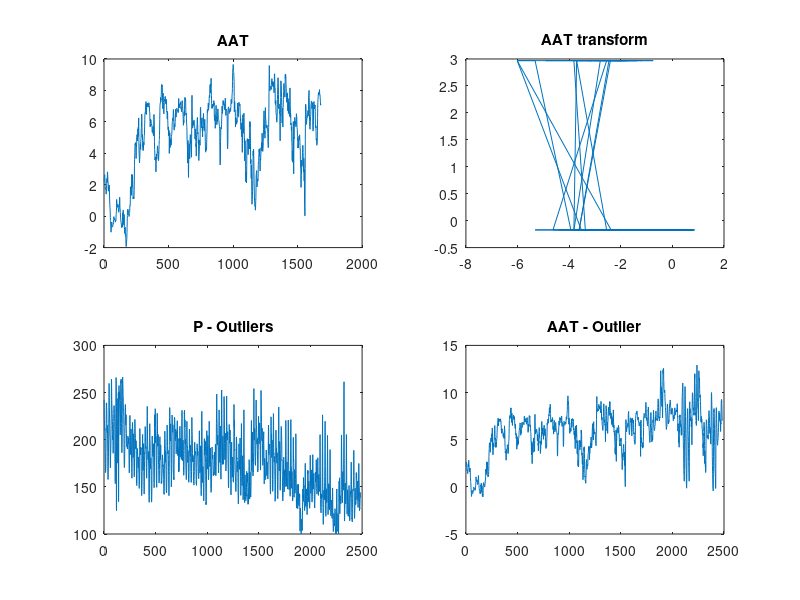

MATLAB code for this plot: (Note: this script raises an error after producing the figure.)
%% ARMAX 
%% LOAD MATERIAL 89

clc
clear

load fjarrvarme89.dat

ObsNbr = fjarrvarme89(:,1);
P = fjarrvarme89(:,2);
AAT = fjarrvarme89(:,3);
SWT = fjarrvarme89(:,4);
Y = fjarrvarme89(:,5);
M = fjarrvarme89(:,6);
D = fjarrvarme89(:,7);
H = fjarrvarme89(:,8);

subplot(211);
plot(P)
subplot(212);
plot(AAT);

%% LOAD MATERIAL 90

clc
clear

load fjarrvarme90.dat

ObsNbr = fjarrvarme90(:,1);
P = fjarrvarme90(:,2);
AAT = fjarrvarme90(:,3);
SWT = fjarrvarme90(:,4);
Y = fjarrvarme90(:,5);
M = fjarrvarme90(:,6);
D = fjarrvarme90(:,7);
H = fjarrvarme90(:,8);

subplot(211);
plot(P)
subplot(212);
plot(AAT);

%% REMOVE OUTLIERS (Not very effective method)

subplot(221);
plot(P);
title('P');
subplot(222);
plot(AAT);
title('AAT');

percntiles = prctile(AAT,[0.5 99.5]); 
outlierIndex = AAT < percntiles(1) | AAT > percntiles(2);
AAT_o = AAT;
AAT_o(outlierIndex) = [];

percntiles = prctile(P,[0.5 99.5]); 
outlierIndex = P < percntiles(1) | P > percntiles(2);
P_o = P;
P_o(outlierIndex) = [];

subplot(223);
plot(P_o);
title('P - Outliers');
subplot(224);
plot(AAT_o);
title('AAT - Outlier');

%% TRANSFORM

nbr = 0;
delay = 0;
AAT_s = AAT(1680*nbr + 1 - delay :(nbr + 1)*1680 - delay);
%bcNormPlot(AAT_s)
subplot(221);
plot(AAT_s);
title('AAT');
AAT_s_t = log(AAT_s);
ma = mean(AAT_s_t);
AAT_s_t_m = AAT_s_t-ma;
subplot(222);
plot(AAT_s_t_m);
title('AAT transform');

P_s = P(1680*nbr + 1 - delay:(nbr + 1)*1680 - delay);
P_s([290 291 292 293 478 479 480 481 482 781 782 783 784 785 941 942 943 1264 1265 1266]) = NaN;
%P_s([290 291 292 293 478 479 480 481 482 ]) = NaN;
P_s = misdata(iddata(P_s)); 
P_s = P_s.OutputData;
%bcNormPlot(P_s)
subplot(223);
plot(P_s);
title('P');
P_s_t = log(P_s);
mp = mean(P_s_t);
P_s_t_m = P_s_t-mp;
subplot(224);

plot(P_s_t_m);
title('P transform');

%% ACF/PACF/NORM P 

ehat = P_s_t_m;
figure; 

%subplot(1,3,1);
acf(ehat,round(length(ehat)/8), 2/sqrt(length(ehat)), 1, 0 ,0);
%title('MA-C');
%subplot(1,3,2);
%pacf(ehat,round(length(ehat)/8),2/sqrt(length(ehat)),  1, 0);
%title('AR-A');
%subplot(1,3,3);
%normplot(ehat);
%figure;
%plot(tacf(ehat,round(length(ehat)/8), 2/sqrt(length(ehat)), 1, 0 ,0));
%% ACF/PACF/NORM AAT

ehat = AAT_s_t_m;
figure; 

subplot(3,1,1);
acf(ehat,round(length(ehat)/4), 2/sqrt(length(ehat)), 1, 0 ,0);
title('MA-C');
subplot(3,1,2);
pacf(ehat,round(length(ehat)/4),2/sqrt(length(ehat)),  1, 0);
title('AR-A');
subplot(3,1,3);
plotNTdist(ehat);
figure;
plot(tacf(ehat,round(length(ehat)/8), 2/sqrt(length(ehat)), 1, 0 ,0));
%% DETREND

subplot(211);
plot(P_s_t_m);
[P_s_t_m_dt,DT] = deSeason(P_s_t_m,[24]);
subplot(212);
plot(P_s_t_m_dt);

ehat = P_s_t_m_dt;

figure; 

subplot(3,1,1);
acf(ehat,round(length(ehat)/4), 2/sqrt(length(ehat)), 1, 0 ,0);
title('MA-C');
subplot(3,1,2);
pacf(ehat,round(length(ehat)/4),2/sqrt(length(ehat)),  1, 0);
title('AR-A');
subplot(3,1,3);
plotNTdist(ehat);

%% DESEASON 

subplot(211);
plot(P_s_t_m_dt);
[P_s_t_m_dt_ds,DS] = deSeason(P_s_t_m_dt,[24]);
subplot(212);
plot(P_s_t_m_dt_ds);

ehat = P_s_t_m_dt_ds;

figure; 

subplot(3,1,1);
acf(ehat,round(length(ehat)/4), 2/sqrt(length(ehat)), 1, 0 ,0);
title('MA-C');
subplot(3,1,2);
pacf(ehat,round(length(ehat)/4),2/sqrt(length(ehat)),  1, 0);
title('AR-A');
subplot(3,1,3);
plotNTdist(ehat);

%% DESEASON P NO TREND

subplot(121);
plot(P_s_t_m);
[P_s_t_m_ds,DS] = deSeason(P_s_t_m,[24]);
%DS = [1 zeros(1, 23), -1 -1];
%P_s_t_m_ds = filter([1 zeros(1, 23), -1 -1], 1,P_s_t_m);
subplot(122);
plot(P_s_t_m_ds);

ehat = P_s_t_m_ds;

figure; 

subplot(1,3,1);
acf(ehat,round(length(ehat)/4), 2/sqrt(length(ehat)), 1, 0 ,0);
title('MA-C');
subplot(1,3,2);
pacf(ehat,round(length(ehat)/4),2/sqrt(length(ehat)),  1, 0);
title('AR-A');
subplot(1,3,3);
plotNTdist(ehat);



%% DESEASON AAT NO TREND

subplot(211);
plot(AAT_s_t_m);
[AAT_s_t_m_ds,DS] = deSeason(AAT_s_t_m,[24]);
subplot(212);
plot(AAT_s_t_m_ds);

%% CROSSCORR P AAT

M = 100;
stem(-M:M, crosscorr(AAT_s_t_m,P_s_t_m,M));
title('Cross correlation function');
xlabel('Lag');
hold on
plot(-M:M, 2/sqrt(length(AAT)) * ones(1,2*M+1),'--');
plot(-M:M, -2/sqrt(length(AAT)) * ones(1,2*M+1),'--');
hold off;

%% DESCIDE MODEL
[P_s_t_m_ds,DS] = deSeason(P_s_t_m,[24]);
%[AAT_s_t_m_ds,DS] = deSeason(AAT_s_t_m,[24]);
%[SWT_s_t_m_ds,DS] = deSeason(SWT_s_t_m,[24]);

I = P_s_t_m_ds;
%U = AAT_s_t_m_ds;
U = AAT_s_t_m;
Z = iddata(I,U);

delay = 11;

B = [zeros(1,delay) 1 1];
A = [1 1 1 1 0 0 0 1 1];
C = [1 zeros(1,23) 0 0];

model = idpoly(A,B,C);
model.Structure.c.Free = [1 1 1 0 0 0 0 0 0 0 0 0 0 0 0 0 0 0 0 0 0 0 0 1 1 1];
model.Structure.b.Free = B;
model.Structure.a.Free = A;

thx = armax(Z,model);

present(thx)

ehat = resid(thx,iddata(I,U));
ehat = ehat.OutputData;

figure;

subplot(1,3,1);
acf(ehat,round(length(ehat)/4), 2/sqrt(length(ehat)), 1, 0 ,0);
title('MA-C');
subplot(1,3,2);
pacf(ehat,round(length(ehat)/4),2/sqrt(length(ehat)),  1, 0);
title('AR-A');
subplot(1,3,3);
plotNTdist(ehat);
figure;
stem(tacf(ehat,round(length(ehat)/8), 2/sqrt(length(ehat)), 1, 0 ,0));
hold on
plot( (2/sqrt(length(ehat))) * ones(1,(length(ehat)/8)),'--');
plot( -(2/sqrt(length(ehat))) * ones(1,(length(ehat)/8)),'--');
figure; 

whitenessTest(ehat);

thx.a = conv(thx.a,DS);
%thx.b = conv(thx.b,DS);


%% PREDICTION

C = thx.c;
A = thx.a;
B = thx.b;

K = [1];

for i = 1:length(K);
    
k = K(i);

[Cs,As] = equalLength(C,A);

[Fk, Gk] = deconv(conv([1 zeros(1,k-1)], Cs),As);

BF = conv(B,Fk);

[Cs, BF] = equalLength(Cs,BF);

[Fhat,Ghat] = deconv(conv([1 zeros(1,k-1)],BF),Cs);

% Test other data

load fjarrvarme89.dat;
load fjarrvarme90.dat;

P = fjarrvarme89(:,2);
AAT = fjarrvarme89(:,3);

nbr = 0;
delay = 0;

tP_s = P(1680*nbr + 1 + delay:(nbr + 1)*1680 + delay);
tP_s_log = log(tP_s);
tmp = mean(tP_s_log);
tP_test = tP_s_log-tmp;

tP_test([290 291 292 293 478 479 480 481 482 781 782 783 784 785 941 942 943 1264 1265 1266]) = NaN;
%tP_test([290 291 292 293 478 479 480 481 482 ]) = NaN;
tP_test = misdata(iddata(tP_test)); 
tP_test = tP_test.OutputData;

tAAT_s = AAT(1680*nbr + 1 + delay:(nbr + 1)*1680 + delay);
tAAT_s_log = log(tAAT_s);
tma = mean(tAAT_s_log);
tAAT_test = tAAT_s_log-tma;

yhat_k = filter(Ghat,Cs,tAAT_test) + filter(Fhat,1,tAAT_test) + filter(Gk,Cs,tP_test);

figure(1);
subplot(1,length(K),i);
yhat_k_p = exp(yhat_k) + tmp;
P_p = exp(tP_test) + tmp;
plot(yhat_k_p(K(i):end));
hold on 
plot(P_p);
legend('yhat' ,'y')
title(strcat('K = ',int2str(K(i))));
% EVALUATION

ehat = yhat_k_p-P_p;
ehat = ehat(length(Gk):end);

disp('Variance');
disp(var(ehat));

figure; 

subplot(1,3,1);
acf(ehat,round(length(ehat)/4), 2/sqrt(length(ehat)), 1, 0 ,0);
title('MA-C');
subplot(1,3,2);
pacf(ehat,round(length(ehat)/4),2/sqrt(length(ehat)),  1, 0);
title('AR-A');
subplot(1,3,3);
plotNTdist(ehat);

figure;

whitenessTest(ehat);
cup = mean(ehat) + 1.96 * sqrt(var(ehat));
clo = -(mean(ehat) + 1.96 * sqrt(var(ehat))); 

disp('Procent out');
Nbrout = sum(ehat>cup) + sum(ehat<clo);  
disp( Nbrout / length(ehat) );

end

%%

K = 72;

ttP_s = P(1680:1680 + K-1);
ttP_s_log = log(ttP_s);
ttmp = mean(ttP_s_log);
ttP_test =  ttP_s_log-ttmp;
yhat_k = forecast(thx,iddata(tP_test,tAAT_test),K);

yhat_k_p = exp(yhat_k.OutputData) + tmp;
P_p = exp(ttP_test) + ttmp;

plot(yhat_k_p);
hold on 
plot(P_p);
legend('yhat' , 'y')
var(yhat_k_p-P_p)

%%

%% HEMTENTA
% PROBLEM 2

clc
clear
size = 10;
a = 0.2;

x = randn(1,size);
y_def = filter(1,[1 a], x);

for i = 1:size-1
   
   predict1(i) = y_def(i)*(-a);
   predict2(i) = y_def(i);
   
   error1(i) = y_def(i + 1) - predict1(i);
   error2(i) = y_def(i + 1) - predict2(i);
      
end

vest = var(predict1)/var(predict2);
vteo = (a^2);

disp('Variance y_k')
disp(var(predict2));
disp('Variance -a*y_k')
disp(var(predict1));
disp('Estimated variance');
disp(vest);
disp('Theoretical variance');
disp(vteo);
